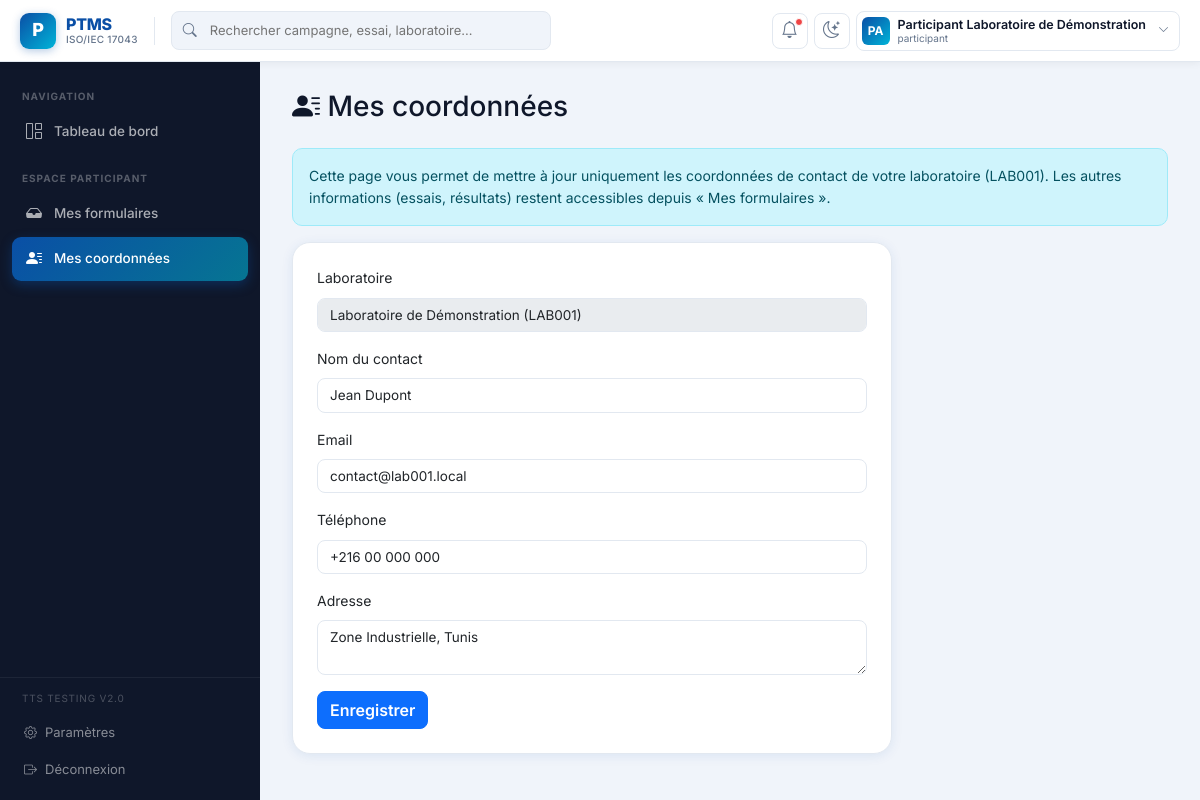
Page /participants/mes-coordonnees (signed in) on the committed database.
### models.py (models this page shows, shortened)
class User(UserMixin, db.Model):
    __tablename__ = "users"
    id = db.Column(db.Integer, primary_key=True)
    username = db.Column(db.String(80), unique=True, nullable=False)
    email = db.Column(db.String(150), unique=True, nullable=False)
    password_hash = db.Column(db.String(255), nullable=False)
    full_name = db.Column(db.String(150), nullable=False)
    role = db.Column(db.String(30), nullable=False, default="participant")
    laboratory_id = db.Column(db.Integer, db.ForeignKey("laboratories.id"), nullable=True)
    active = db.Column(db.Boolean, default=True)
    created_at = db.Column(db.DateTime, default=datetime.utcnow)
    last_login = db.Column(db.DateTime, nullable=True)
    laboratory = db.relationship("Laboratory", back_populates="users")
    def is_admin(self):
        return self.role == "admin"
    def is_participant(self):
        return self.role == "participant"
    def is_staff(self):
        return self.role in ("admin", "chef_technique", "auditeur")

class Laboratory(db.Model):
    __tablename__ = "laboratories"
    id = db.Column(db.Integer, primary_key=True)
    code = db.Column(db.String(30), unique=True, nullable=False)
    name = db.Column(db.String(200), nullable=False)
    contact_name = db.Column(db.String(150))
    email = db.Column(db.String(150))
    phone = db.Column(db.String(50))
    address = db.Column(db.String(300))
    commercial_status = db.Column(db.String(30), default="prospect", nullable=False)  # prospect, confirme, retenu, fidele
    iso17025_accredited = db.Column(db.Boolean, default=False, nullable=False)
    active = db.Column(db.Boolean, default=True)
    created_at = db.Column(db.DateTime, default=datetime.utcnow)
    users = db.relationship("User", back_populates="laboratory")
    campaign_links = db.relationship("CampaignLaboratory", back_populates="laboratory", cascade="all, delete-orphan")
    tracking_entries = db.relationship("CommercialTracking", back_populates="laboratory", cascade="all, delete-orphan", order_by="CommercialTracking.created_at.desc()")

### blueprints/participants.py (the view, shortened to what this page needs)
@participants_bp.route("/mes-coordonnees", methods=["GET", "POST"])
@login_required
@roles_required("participant")
def my_contact_info():
    if not current_user.laboratory_id:
        flash("Votre compte n'est rattaché à aucun laboratoire.", "warning")
        return redirect(url_for("dashboard.index"))
    lab = Laboratory.query.get_or_404(current_user.laboratory_id)
    return render_template("participants/contact.html", lab=lab)

### blueprints/auth.py (called while the page is built)
def roles_required(*roles):
    def decorator(f):
        @wraps(f)
        def wrapped(*args, **kwargs):
            if not current_user.is_authenticated:
                return redirect(url_for("auth.login"))
            if current_user.role not in roles:
                flash("Vous n'avez pas les droits pour accéder à cette page.", "danger")
                return redirect(url_for("dashboard.index"))
            return f(*args, **kwargs)
        return wrapped
    return decorator

### templates/participants/contact.html (shortened to what this page needs)
{% extends "base.html" %}
{% block content %}
<h3 class="mb-4"><i class="bi bi-person-lines-fill"></i> Mes coordonnées</h3>
<div class="alert alert-info">
    Cette page vous permet de mettre à jour uniquement les coordonnées de contact de votre laboratoire
    ({{ lab.code }}). Les autres informations (essais, résultats) restent accessibles depuis « Mes formulaires ».
</div>
<div class="card card-kpi p-4" style="max-width:600px;">
    <form method="POST">
        <div class="mb-3">
            <label class="form-label">Laboratoire</label>
            <input type="text" class="form-control" value="{{ lab.name }} ({{ lab.code }})" disabled>
        </div>
        <div class="mb-3">
            <label class="form-label">Nom du contact</label>
            <input type="text" class="form-control" name="contact_name" value="{{ lab.contact_name or '' }}">
        </div>
        <div class="mb-3">
            <label class="form-label">Email</label>
            <input type="email" class="form-control" name="email" value="{{ lab.email or '' }}">
        </div>
        <div class="mb-3">
            <label class="form-label">Téléphone</label>
            <input type="text" class="form-control" name="phone" value="{{ lab.phone or '' }}">
        </div>
        <div class="mb-3">
            <label class="form-label">Adresse</label>
            <textarea class="form-control" name="address" rows="2">{{ lab.address or '' }}</textarea>
        </div>
        <button type="submit" class="btn btn-primary">Enregistrer</button>
    </form>
</div>
{% endblock %}

### templates/base.html (shortened to what this page needs)
<!DOCTYPE html>
<html lang="fr">
<head>
    <link href="https://cdn.jsdelivr.net/npm/bootstrap@5.3.2/dist/css/bootstrap.min.css" rel="stylesheet">
    <link href="https://cdn.jsdelivr.net/npm/bootstrap-icons@1.11.3/font/bootstrap-icons.css" rel="stylesheet">
</head>
<body>
{% if current_user.is_authenticated %}
<nav class="ptms-topnav">
    <a class="ptms-brand" href="{{ url_for('dashboard.index') }}">
        <div class="ptms-brand-logo">P</div>
        <div class="ptms-brand-text">
            <span class="ptms-brand-name">PTMS</span>
            <span class="ptms-brand-sub">ISO/IEC 17043</span>
        </div>
    </a>
    <div class="ptms-topnav-search position-relative">
        <input type="text" placeholder="Rechercher campagne, essai, laboratoire…" id="globalSearch">
    </div>
    <div class="ptms-topnav-actions">
        <a href="{{ url_for('dashboard.index') }}" class="ptms-icon-btn" id="notifBtn">
            <i class="bi bi-bell"></i>
            {% if unread_notifications and unread_notifications > 0 %}
            <span class="ptms-notif-dot"></span>
            {% endif %}
        </a>
        <button class="ptms-icon-btn" onclick="toggleTheme()" title="Apparence">
            <i class="bi bi-moon-stars" id="themeIcon"></i>
        </button>
        <div class="dropdown">
            <a class="ptms-user-pill" data-bs-toggle="dropdown" href="#">
                <div class="ptms-user-avatar">
                    {{ current_user.full_name[:2].upper() if current_user.full_name else 'PT' }}
                </div>
                <div class="ptms-user-info">
                    <div class="ptms-user-name">{{ current_user.full_name or current_user.email }}</div>
                    <div class="ptms-user-role">{{ current_user.role }}</div>
                </div>
                <i class="bi bi-chevron-down ms-1" style="font-size:11px;color:var(--ptms-muted)"></i>
            </a>
        </div>
    </div>
</nav>
<aside class="ptms-sidebar" id="ptmsSidebar">
    <div class="ptms-sidebar-inner">
        <div class="ptms-sidebar-section">
            <div class="ptms-sidebar-section-label">Navigation</div>
            <a href="{{ url_for('dashboard.index') }}" class="ptms-nav-link {% if request.endpoint and 'dashboard' in request.endpoint %}active{% endif %}">
                <i class="bi bi-grid-1x2"></i> Tableau de bord
            </a>
        </div>
        {% if current_user.is_participant() %}
        <div class="ptms-sidebar-section">
            <div class="ptms-sidebar-section-label">Espace Participant</div>
            <a href="{{ url_for('participants.portal') }}" class="ptms-nav-link {% if request.endpoint and 'portal' in request.endpoint %}active{% endif %}">
                <i class="bi bi-inbox-fill"></i> Mes formulaires
            </a>
            <a href="{{ url_for('participants.my_contact_info') }}" class="ptms-nav-link {% if request.endpoint and 'contact' in request.endpoint %}active{% endif %}">
                <i class="bi bi-person-lines-fill"></i> Mes coordonnées
            </a>
        </div>
        {% endif %}
    </div>
    <div class="ptms-sidebar-footer">
        <div style="font-size:10px; color:rgba(255,255,255,.25); padding:0 10px 8px; text-transform:uppercase; letter-spacing:.8px;">
            TTS Testing v2.0
        </div>
        <a href="{{ url_for('auth.profile') }}" class="ptms-sidebar-footer-link">
            <i class="bi bi-gear"></i> Paramètres
        </a>
        <a href="{{ url_for('auth.logout') }}" class="ptms-sidebar-footer-link">
            <i class="bi bi-box-arrow-right"></i> Déconnexion
        </a>
    </div>
</aside>
<main class="ptms-main ptms-animate">
    {% block content %}{% endblock %}
</main>
{% endif %}
</body>
</html>

### rows in the picture
User: full_name "PA", full_name "Participant Laboratoire de Démonstration", role "participant"
Laboratory: code "LAB001", name "Laboratoire de Démonstration (LAB001)", contact_name "Jean Dupont", email "contact@lab001.local", phone "+216 00 000 000", address "Zone Industrielle, Tunis"
